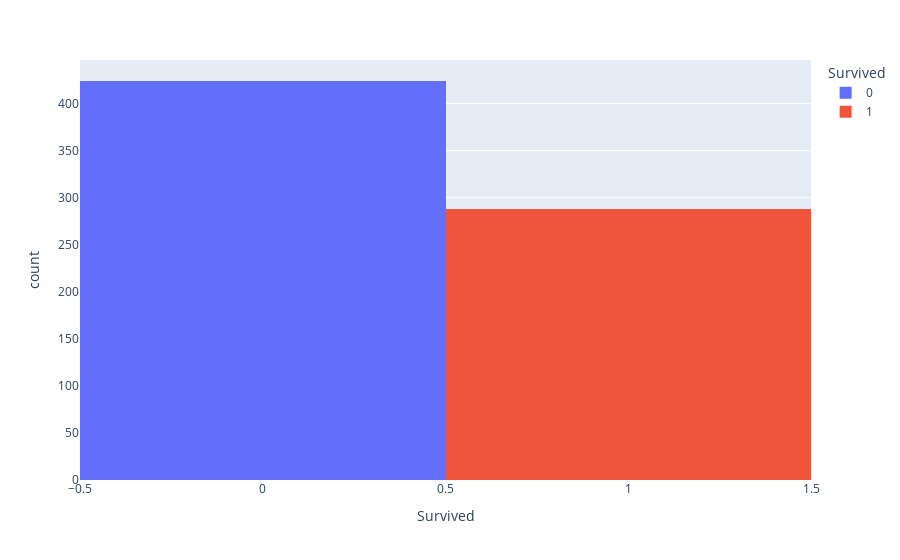
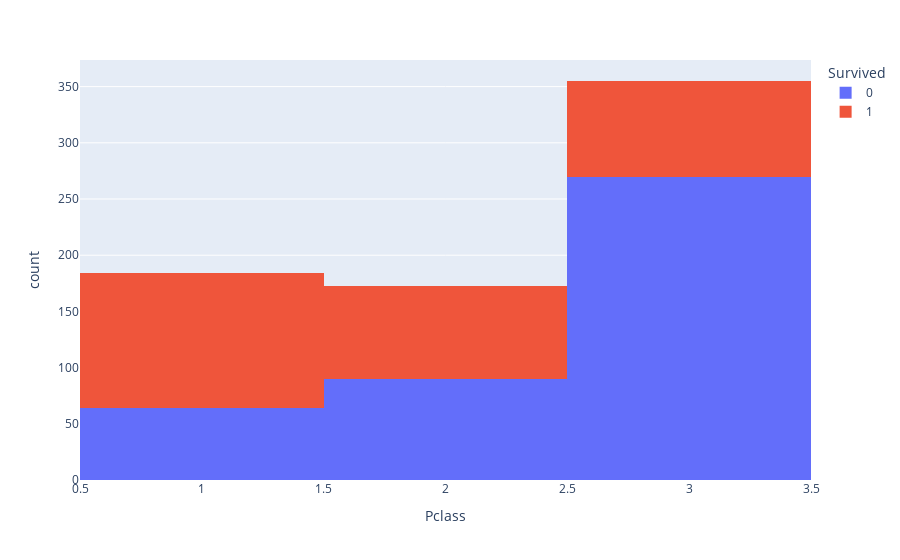
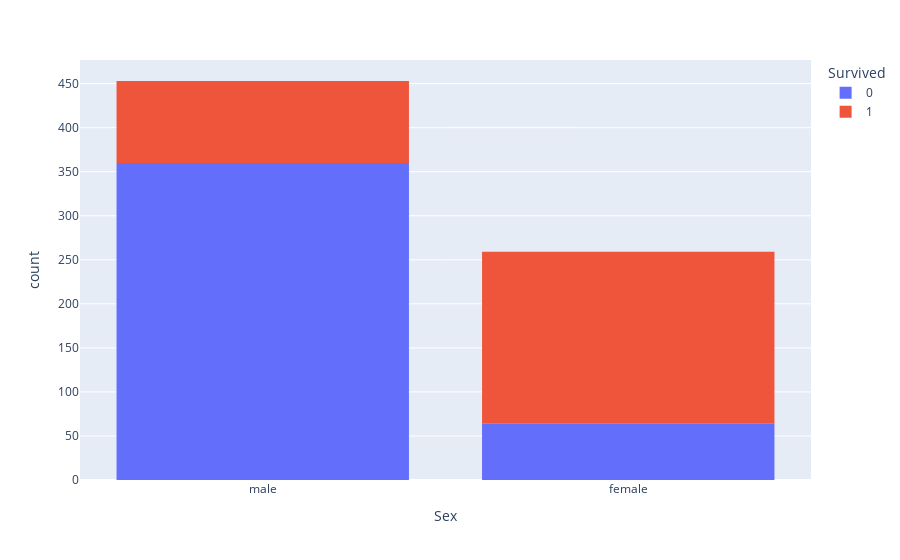
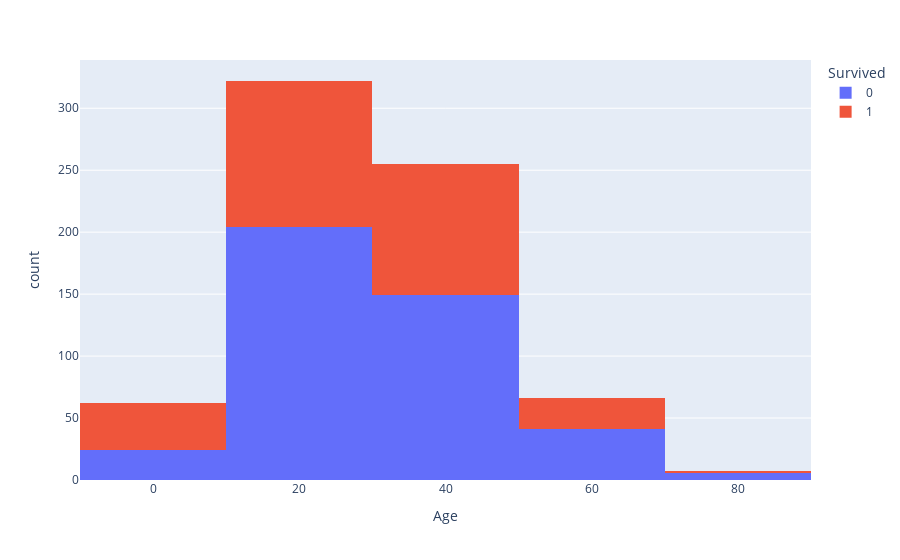

The code cell stored with these charts, in order, in its notebook:
### Markdown cell above
- Analisando o histograma que compara as colunas "Fare"(Tarifa) e "Pclass"(classe do passageiro), fica evidente que as duas possuem forte correlação, ou seja, a partir da tarifa é possível determinar quase com certeza qual a classe do passageiro e vice-versa
- Em vista disso, é possível afirmar que as duas variáveis medem a mesma coisa
- Portanto, considerar as duas variáveis na análise é prejudicial pois o mesmo fator seria levado em conta duas vezes
- Optaremos por desconsiderar a variável "Fare"(Tarifa)

- O primeiro passo da análise exploratória é exibir os dados em gráficos e identificar visualmente as correlações.

### Code cell
# para edições nos gráficos: https://plotly.com/python/histograms/

for coluna in df:
    if coluna != "PassengerId" and coluna!="Name" and coluna !="Ticket":
        # criar a figura
        if coluna == "Age":
            fig = px.histogram(df, x=coluna, color="Survived", nbins=4)
        # exibir a figura
        else:
            fig = px.histogram(df, x=coluna, color="Survived")
        # exibir a figura
        fig.show()
        display(df.pivot_table(index="Survived", columns=coluna, aggfunc='count').apply(lambda x: x*100/sum(x))["PassengerId"])

### Figure 1 — Plotly figure (JSON) as saved in the notebook; plotly's stock layout.template omitted (floating-point values rounded to 4 significant figures; data arrays with more than 128 entries replaced by an {"elided": "..."} marker saying what was removed)
{"data": [{"alignmentgroup": "True", "bingroup": "x", "hovertemplate": "Survived=%{x}<br>count=%{y}<extra></extra>", "legendgroup": "0", "marker": {"color": "#636efa", "pattern": {"shape": ""}}, "name": "0", "offsetgroup": "0", "orientation": "v", "showlegend": true, "type": "histogram", "x": {"elided": "424 int values"}, "xaxis": "x", "yaxis": "y"}, {"alignmentgroup": "True", "bingroup": "x", "hovertemplate": "Survived=%{x}<br>count=%{y}<extra></extra>", "legendgroup": "1", "marker": {"color": "#EF553B", "pattern": {"shape": ""}}, "name": "1", "offsetgroup": "1", "orientation": "v", "showlegend": true, "type": "histogram", "x": {"elided": "288 int values"}, "xaxis": "x", "yaxis": "y"}], "layout": {"autosize": true, "barmode": "relative", "legend": {"title": {"text": "Survived"}, "tracegroupgap": 0}, "margin": {"t": 60}, "xaxis": {"anchor": "y", "autorange": true, "categoryarray": [0, 1], "categoryorder": "array", "domain": [0, 1], "range": [-0.5, 1.5], "title": {"text": "Survived"}, "type": "linear"}, "yaxis": {"anchor": "x", "autorange": true, "domain": [0, 1], "range": [0, 446.3], "title": {"text": "count"}}}}

### Figure 2 — Plotly figure (JSON) as saved in the notebook; plotly's stock layout.template omitted (floating-point values rounded to 4 significant figures; data arrays with more than 128 entries replaced by an {"elided": "..."} marker saying what was removed)
{"data": [{"alignmentgroup": "True", "bingroup": "x", "hovertemplate": "Survived=0<br>Pclass=%{x}<br>count=%{y}<extra></extra>", "legendgroup": "0", "marker": {"color": "#636efa", "pattern": {"shape": ""}}, "name": "0", "offsetgroup": "0", "orientation": "v", "showlegend": true, "type": "histogram", "x": {"elided": "424 int values"}, "xaxis": "x", "yaxis": "y"}, {"alignmentgroup": "True", "bingroup": "x", "hovertemplate": "Survived=1<br>Pclass=%{x}<br>count=%{y}<extra></extra>", "legendgroup": "1", "marker": {"color": "#EF553B", "pattern": {"shape": ""}}, "name": "1", "offsetgroup": "1", "orientation": "v", "showlegend": true, "type": "histogram", "x": {"elided": "288 int values"}, "xaxis": "x", "yaxis": "y"}], "layout": {"autosize": true, "barmode": "relative", "legend": {"title": {"text": "Survived"}, "tracegroupgap": 0}, "margin": {"t": 60}, "xaxis": {"anchor": "y", "autorange": true, "domain": [0, 1], "range": [0.5, 3.5], "title": {"text": "Pclass"}, "type": "linear"}, "yaxis": {"anchor": "x", "autorange": true, "domain": [0, 1], "range": [0, 373.7], "title": {"text": "count"}}}}

### Figure 3 — Plotly figure (JSON) as saved in the notebook; plotly's stock layout.template omitted (floating-point values rounded to 4 significant figures; data arrays with more than 128 entries replaced by an {"elided": "..."} marker saying what was removed)
{"data": [{"alignmentgroup": "True", "bingroup": "x", "hovertemplate": "Survived=0<br>Sex=%{x}<br>count=%{y}<extra></extra>", "legendgroup": "0", "marker": {"color": "#636efa", "pattern": {"shape": ""}}, "name": "0", "offsetgroup": "0", "orientation": "v", "showlegend": true, "type": "histogram", "x": {"elided": "424 str values"}, "xaxis": "x", "yaxis": "y"}, {"alignmentgroup": "True", "bingroup": "x", "hovertemplate": "Survived=1<br>Sex=%{x}<br>count=%{y}<extra></extra>", "legendgroup": "1", "marker": {"color": "#EF553B", "pattern": {"shape": ""}}, "name": "1", "offsetgroup": "1", "orientation": "v", "showlegend": true, "type": "histogram", "x": {"elided": "288 str values"}, "xaxis": "x", "yaxis": "y"}], "layout": {"autosize": true, "barmode": "relative", "legend": {"title": {"text": "Survived"}, "tracegroupgap": 0}, "margin": {"t": 60}, "xaxis": {"anchor": "y", "autorange": true, "domain": [0, 1], "range": [-0.5, 1.5], "title": {"text": "Sex"}, "type": "category"}, "yaxis": {"anchor": "x", "autorange": true, "domain": [0, 1], "range": [0, 476.8], "title": {"text": "count"}}}}

### Figure 4 — Plotly figure (JSON) as saved in the notebook; plotly's stock layout.template omitted (floating-point values rounded to 4 significant figures; data arrays with more than 128 entries replaced by an {"elided": "..."} marker saying what was removed)
{"data": [{"alignmentgroup": "True", "bingroup": "x", "hovertemplate": "Survived=0<br>Age=%{x}<br>count=%{y}<extra></extra>", "legendgroup": "0", "marker": {"color": "#636efa", "pattern": {"shape": ""}}, "name": "0", "nbinsx": 4, "offsetgroup": "0", "orientation": "v", "showlegend": true, "type": "histogram", "x": {"elided": "424 float values"}, "xaxis": "x", "yaxis": "y"}, {"alignmentgroup": "True", "bingroup": "x", "hovertemplate": "Survived=1<br>Age=%{x}<br>count=%{y}<extra></extra>", "legendgroup": "1", "marker": {"color": "#EF553B", "pattern": {"shape": ""}}, "name": "1", "nbinsx": 4, "offsetgroup": "1", "orientation": "v", "showlegend": true, "type": "histogram", "x": {"elided": "288 float values"}, "xaxis": "x", "yaxis": "y"}], "layout": {"autosize": true, "barmode": "relative", "legend": {"title": {"text": "Survived"}, "tracegroupgap": 0}, "margin": {"t": 60}, "xaxis": {"anchor": "y", "autorange": true, "domain": [0, 1], "range": [-10, 90], "title": {"text": "Age"}, "type": "linear"}, "yaxis": {"anchor": "x", "autorange": true, "domain": [0, 1], "range": [0, 338.9], "title": {"text": "count"}}}}
